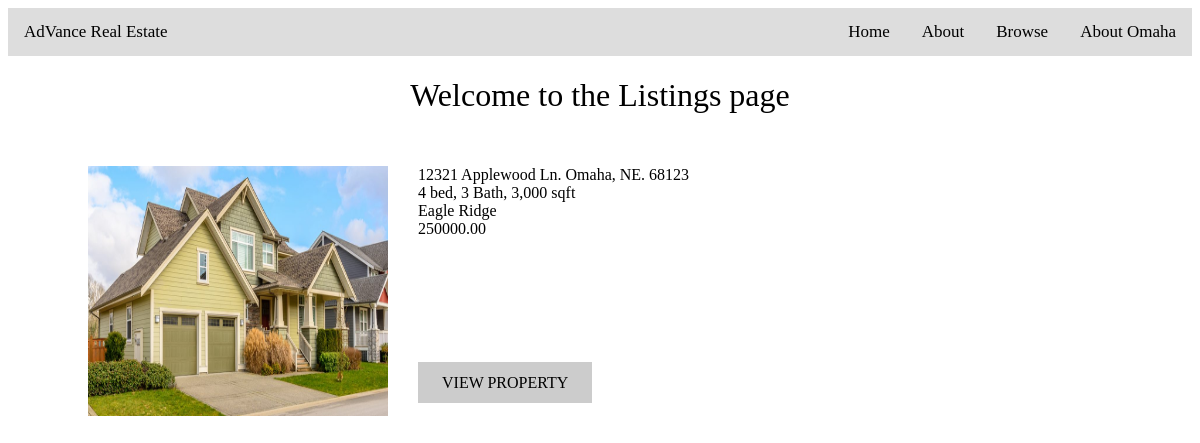
/browse/, run on an earlier commit of the app's database.
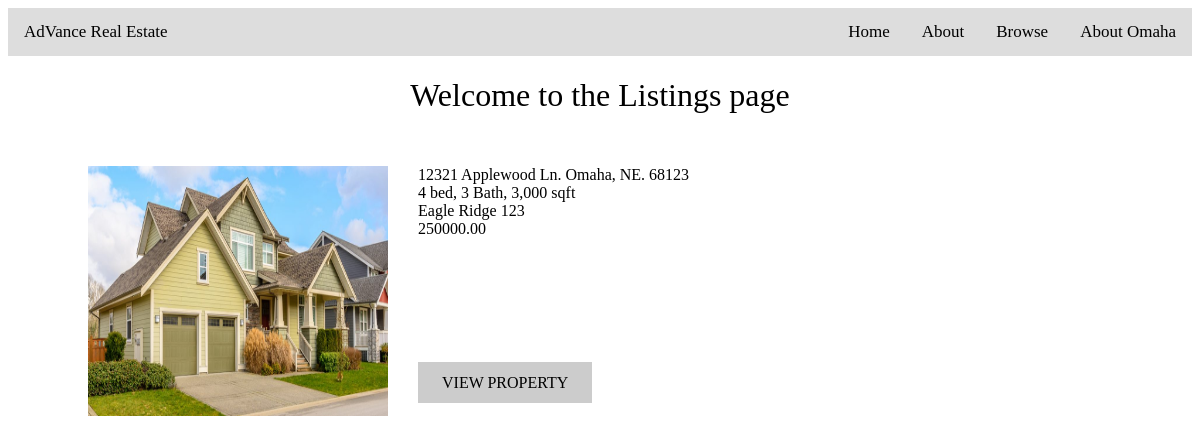
And on a later commit of the database.
### broker/models.py (models this page shows, shortened)
class Listing(models.Model):
    listing_address = models.CharField(max_length=50)
    listing_price = MoneyField(decimal_places=2, default=0, default_currency='USD', max_digits=20)
    listing_description = models.TextField(max_length=300)
    listing_features = models.CharField(max_length=200)
    listing_type = models.CharField(max_length=50)
    listing_neighborhood = models.CharField(max_length=50)
    listing_image1 = models.ImageField(default='default.jpg', upload_to='listing_pic')
    listing_image2 = models.ImageField(default='default.jpg', upload_to='listing_pic')
    listing_image3 = models.ImageField(default='default.jpg', upload_to='listing_pic')
    listing_image4 = models.ImageField(default='default.jpg', upload_to='listing_pic')
    listing_image5 = models.ImageField(default='default.jpg', upload_to='listing_pic')
    Available = 'Available'
    Pending = 'Pending'
    Sold = 'Sold'
    LISTING_STATUS_CHOICES = [(Available, 'Available'), (Pending, 'Pending'), (Sold, 'Sold')]
    listing_availability = models.CharField(max_length=9, choices=LISTING_STATUS_CHOICES, default=LISTING_STATUS_CHOICES[0])
    def get_absolute_url(self):
        return reverse('details', args=[self.id])

### broker/views.py (the view)
# urls.py: path('browse/', PropertyListView.as_view(), name='browse'),
class PropertyListView(ListView):
    model = Listing
    template_name = 'broker/browse.html'
    context_object_name = 'listings'

### broker/templates/broker/browse.html
{% extends "broker/base.html" %}
{% block content %}
    <body>
        <h1 style="text-align: center">Welcome to the Listings page</h1>
        <ul class="list-group-horizontal">
            {% for listing in listings %}
                <li style="display: inline-block; padding: 30px 40px">
                    <img src="{{ listing.listing_image1.url }}" style="width:300px; height:250px; float:left; margin-right: 30px">
                    <span>{{ listing.listing_address }}<br>{{ listing.listing_features }}<br>{{ listing.listing_neighborhood}}<br>{{ listing.listing_price }}</span>
                    <p style="padding-top: 120px"><a class="link" href={{ listing.get_absolute_url }}>View Property</a></p>
                </li>
            {% endfor %}
        </ul>
    </body>
{% endblock content %}

What changed in the data, as far as the page shows it:
changed Listing "12321 Applewood Ln. Omaha, NE. 68123": listing_neighborhood "Eagle Ridge" → "Eagle Ridge 123"
